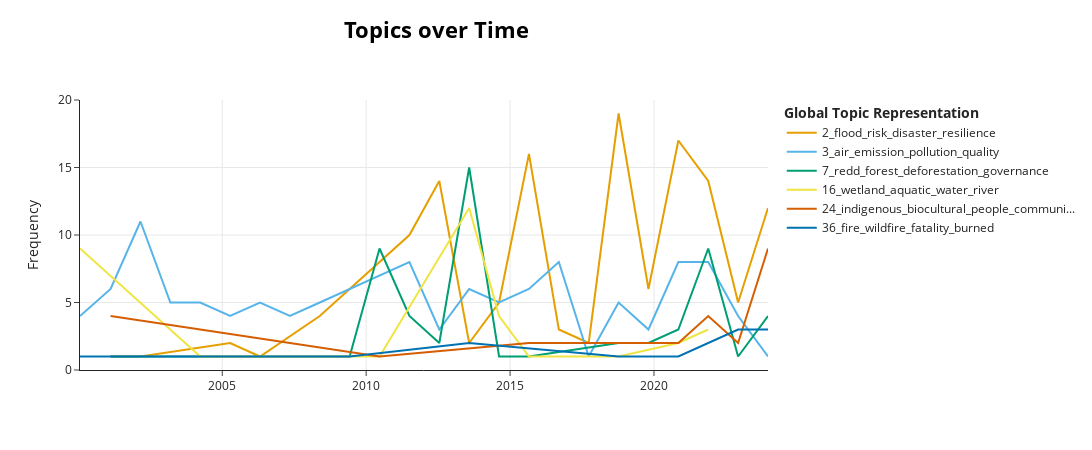

Notebook code cell kept with this figure:
### Code cell
topics_over_time = topic_model.topics_over_time(pp.X.apply(lambda x: ' '.join(x)), data.pub_date, nr_bins=24)

topic_model.visualize_topics_over_time(topics_over_time, topics=[2, 36, 16, 3, 7, 24])

### Figure 1 — Plotly figure (JSON) as saved in the notebook; plotly's stock layout.template omitted (floating-point values rounded to 4 significant figures)
{"data": [{"hoverinfo": "text", "hovertext": ["<b>Topic 2</b><br>Words: crisis, model, famine, susceptibility, calibrated", "<b>Topic 2</b><br>Words: flooding, site, runoff, risk, dam", "<b>Topic 2</b><br>Words: sdf, transnational, flood, hydrogeological, hsp", "<b>Topic 2</b><br>Words: tsunami, vulnerability, postdisaster, coastal, sri", "<b>Topic 2</b><br>Words: flood, risk, loss, disaster, fatality", "<b>Topic 2</b><br>Words: flood, risk, flash, resilience, storm", "<b>Topic 2</b><br>Words: flood, migration, disaster, warning, event", "<b>Topic 2</b><br>Words: flood, drm, risk, response, frequency", "<b>Topic 2</b><br>Words: flood, risk, citizen, disaster, management", "<b>Topic 2</b><br>Words: flood, risk, disaster, management, resilience", "<b>Topic 2</b><br>Words: flood, risk, interdisciplinary, austrian, resilience", "<b>Topic 2</b><br>Words: risk, disaster, flood, scale, blame", "<b>Topic 2</b><br>Words: flood, resilience, risk, disaster, knowledge", "<b>Topic 2</b><br>Words: flood, frmps, risk, resilience, nbms", "<b>Topic 2</b><br>Words: flood, disaster, risk, resilience, management", "<b>Topic 2</b><br>Words: flood, risk, disaster, resilience, community", "<b>Topic 2</b><br>Words: flood, disaster, resilience, heritage, risk", "<b>Topic 2</b><br>Words: flood, risk, disaster, evacuation, flooding"], "marker": {"color": "#E69F00"}, "mode": "lines", "name": "2_flood_risk_disaster_resilience", "type": "scatter", "x": ["2001-02-14T04:00:00", "2002-02-28T08:00:00", "2005-04-10T20:00:00", "2006-04-25T00:00:00", "2008-05-22T08:00:00", "2011-07-03T20:00:00", "2012-07-17T00:00:00", "2013-07-31T04:00:00", "2014-08-14T08:00:00", "2015-08-28T12:00:00", "2016-09-10T16:00:00", "2017-09-24T20:00:00", "2018-10-09T00:00:00", "2019-10-23T04:00:00", "2020-11-05T08:00:00", "2021-11-19T12:00:00", "2022-12-03T16:00:00", "2023-12-17T20:00:00"], "y": [1, 1, 2, 1, 4, 10, 14, 2, 5, 16, 3, 2, 19, 6, 17, 14, 5, 12]}, {"hoverinfo": "text", "hovertext": ["<b>Topic 3</b><br>Words: uncertainty, air, emission, ozone, inventory", "<b>Topic 3</b><br>Words: emission, im, uncertainty, program, nh3", "<b>Topic 3</b><br>Words: air, pollution, emission, so2, quality", "<b>Topic 3</b><br>Words: emission, data, industrial, installation, air", "<b>Topic 3</b><br>Words: emission, air, uncertainty, acid, pollution", "<b>Topic 3</b><br>Words: uncertainty, load, exceedance, emission, critical", "<b>Topic 3</b><br>Words: emission, nh3, air, concentration, reduction", "<b>Topic 3</b><br>Words: air, pollution, emission, voc, airnet", "<b>Topic 3</b><br>Words: eei, emission, air, uncertainty, pm", "<b>Topic 3</b><br>Words: air, emission, ozone, abatement, nox", "<b>Topic 3</b><br>Words: air, concentration, pollution, quality, pm25", "<b>Topic 3</b><br>Words: air, pollution, emission, pollutant, quality", "<b>Topic 3</b><br>Words: nh3, emission, air, pollution, calculation", "<b>Topic 3</b><br>Words: load, air, emission, critical, o3", "<b>Topic 3</b><br>Words: emission, air, ozone, concentration, pm25", "<b>Topic 3</b><br>Words: air, pollution, expert, traffic, concentration", "<b>Topic 3</b><br>Words: air, quality, pollution, emission, iam", "<b>Topic 3</b><br>Words: air, uk, quality, local, laqm", "<b>Topic 3</b><br>Words: air, pollution, quality, health, emission", "<b>Topic 3</b><br>Words: air, pollution, text, coevolutionary, sciencepolicy", "<b>Topic 3</b><br>Words: air, pollution, quality, pm25, data", "<b>Topic 3</b><br>Words: air, pollution, emission, quality, pufpas", "<b>Topic 3</b><br>Words: air, aq, pollution, beijing, hebei", "<b>Topic 3</b><br>Words: satellite, air, user, data, end"], "marker": {"color": "#56B4E9"}, "mode": "lines", "name": "3_air_emission_pollution_quality", "type": "scatter", "x": ["2000-01-22T21:36:00", "2001-02-14T04:00:00", "2002-02-28T08:00:00", "2003-03-14T12:00:00", "2004-03-27T16:00:00", "2005-04-10T20:00:00", "2006-04-25T00:00:00", "2007-05-09T04:00:00", "2008-05-22T08:00:00", "2009-06-05T12:00:00", "2010-06-19T16:00:00", "2011-07-03T20:00:00", "2012-07-17T00:00:00", "2013-07-31T04:00:00", "2014-08-14T08:00:00", "2015-08-28T12:00:00", "2016-09-10T16:00:00", "2017-09-24T20:00:00", "2018-10-09T00:00:00", "2019-10-23T04:00:00", "2020-11-05T08:00:00", "2021-11-19T12:00:00", "2022-12-03T16:00:00", "2023-12-17T20:00:00"], "y": [4, 6, 11, 5, 5, 4, 5, 4, 5, 6, 7, 8, 3, 6, 5, 6, 8, 1, 5, 3, 8, 8, 4, 1]}, {"hoverinfo": "text", "hovertext": ["<b>Topic 7</b><br>Words: rfas, forest, agreement, australia, government", "<b>Topic 7</b><br>Words: cameroon, cdm, forestry, development, national", "<b>Topic 7</b><br>Words: lithuania, governance, forest, reform, changeon", "<b>Topic 7</b><br>Words: redd, icdps, subnational, project, conservation", "<b>Topic 7</b><br>Words: redd, forest, deforestation, governance, project", "<b>Topic 7</b><br>Words: redd, forest, national, deforestation, mechanism", "<b>Topic 7</b><br>Words: redd, safeguard, forest, ream, axis", "<b>Topic 7</b><br>Words: redd, forest, deforestation, governance, carbon", "<b>Topic 7</b><br>Words: redd, legal, equity, forest, right", "<b>Topic 7</b><br>Words: redd, driver, benefitsharing, deforestation, forest", "<b>Topic 7</b><br>Words: ff, forest, remnant, forestry, redd", "<b>Topic 7</b><br>Words: redd, forest, deforestation, governance, indicator", "<b>Topic 7</b><br>Words: forest, fsc, deforestation, certification, redd", "<b>Topic 7</b><br>Words: forest, forestry, redd, deforestation, dp", "<b>Topic 7</b><br>Words: concession, monitoring, forest, evaluated, accountability", "<b>Topic 7</b><br>Words: ncp, forest, redd, governance, coproduction"], "marker": {"color": "#009E73"}, "mode": "lines", "name": "7_redd_forest_deforestation_governance", "type": "scatter", "x": ["2001-02-14T04:00:00", "2007-05-09T04:00:00", "2008-05-22T08:00:00", "2009-06-05T12:00:00", "2010-06-19T16:00:00", "2011-07-03T20:00:00", "2012-07-17T00:00:00", "2013-07-31T04:00:00", "2014-08-14T08:00:00", "2015-08-28T12:00:00", "2018-10-09T00:00:00", "2019-10-23T04:00:00", "2020-11-05T08:00:00", "2021-11-19T12:00:00", "2022-12-03T16:00:00", "2023-12-17T20:00:00"], "y": [1, 1, 1, 1, 9, 4, 2, 15, 1, 1, 2, 2, 3, 9, 1, 4]}, {"hoverinfo": "text", "hovertext": ["<b>Topic 16</b><br>Words: wetland, criterion, biological, metal, copper", "<b>Topic 16</b><br>Words: wetland, ybr, emergy, constructed, original", "<b>Topic 16</b><br>Words: indicator, flavour, compliancetesting, nonfisheries, cautionary", "<b>Topic 16</b><br>Words: mitigation, wetland, 2008, regulator, compensatory", "<b>Topic 16</b><br>Words: wetland, management, river, habitat, water", "<b>Topic 16</b><br>Words: wetland, liman, hydrological, biodiversity, intactness", "<b>Topic 16</b><br>Words: blms, metal, bioavailability, eq, wetland", "<b>Topic 16</b><br>Words: wetland, recreational, agriculture, wetlandagriculture, balance", "<b>Topic 16</b><br>Words: wetland, devil, flood, watershed, lake", "<b>Topic 16</b><br>Words: aquatic, chemical, quality, water, wetland", "<b>Topic 16</b><br>Words: wetland, mitigation, stream, abwreta, inkind"], "marker": {"color": "#F0E442"}, "mode": "lines", "name": "16_wetland_aquatic_water_river", "type": "scatter", "x": ["2000-01-22T21:36:00", "2004-03-27T16:00:00", "2006-04-25T00:00:00", "2010-06-19T16:00:00", "2013-07-31T04:00:00", "2014-08-14T08:00:00", "2015-08-28T12:00:00", "2017-09-24T20:00:00", "2018-10-09T00:00:00", "2020-11-05T08:00:00", "2021-11-19T12:00:00"], "y": [9, 1, 1, 1, 12, 4, 1, 1, 1, 2, 3]}, {"hoverinfo": "text", "hovertext": ["<b>Topic 24</b><br>Words: indigenous, people, traditional, comanagement, knowledge", "<b>Topic 24</b><br>Words: right, indigenous, rainforest, redd, tenure", "<b>Topic 24</b><br>Words: indigenous, circumpolar, people, gi, community", "<b>Topic 24</b><br>Words: indigenous, manoomin, localization, norm, right", "<b>Topic 24</b><br>Words: indigenous, biocultural, community, pipeline, people", "<b>Topic 24</b><br>Words: tonga, indigenous, knowledge, practice, community", "<b>Topic 24</b><br>Words: indigenous, people, biocultural, community, knowledge"], "marker": {"color": "#D55E00"}, "mode": "lines", "name": "24_indigenous_biocultural_people_communi...", "type": "scatter", "x": ["2001-02-14T04:00:00", "2010-06-19T16:00:00", "2015-08-28T12:00:00", "2020-11-05T08:00:00", "2021-11-19T12:00:00", "2022-12-03T16:00:00", "2023-12-17T20:00:00"], "y": [4, 1, 2, 2, 4, 2, 9]}, {"hoverinfo": "text", "hovertext": ["<b>Topic 36</b><br>Words: wildfire, threat, fire, unmanaged, brushlands", "<b>Topic 36</b><br>Words: fire, island, prevention, wildfire, aegean", "<b>Topic 36</b><br>Words: fire, fatality, bushfire, saturday, wildfire", "<b>Topic 36</b><br>Words: fire, fatality, occurred, civilian, wildfire", "<b>Topic 36</b><br>Words: fire, tier, ghg, reporting, emission", "<b>Topic 36</b><br>Words: fire, pantanal, continental, deployed, outline", "<b>Topic 36</b><br>Words: fire, violence, amazon, wildfire, management", "<b>Topic 36</b><br>Words: wildfire, fire, interest, lomero, spike", "<b>Topic 36</b><br>Words: fire, wildfire, burned, witness, reserve"], "marker": {"color": "#0072B2"}, "mode": "lines", "name": "36_fire_wildfire_fatality_burned", "type": "scatter", "x": ["2000-01-22T21:36:00", "2008-05-22T08:00:00", "2009-06-05T12:00:00", "2013-07-31T04:00:00", "2018-10-09T00:00:00", "2020-11-05T08:00:00", "2021-11-19T12:00:00", "2022-12-03T16:00:00", "2023-12-17T20:00:00"], "y": [1, 1, 1, 2, 1, 1, 2, 3, 3]}], "layout": {"height": 450, "hoverlabel": {"bgcolor": "white", "font": {"family": "Rockwell", "size": 16}}, "legend": {"title": {"text": "<b>Global Topic Representation"}}, "title": {"font": {"color": "Black", "size": 22}, "text": "<b>Topics over Time</b>", "x": 0.4, "xanchor": "center", "y": 0.95, "yanchor": "top"}, "width": 1250, "xaxis": {"showgrid": true}, "yaxis": {"showgrid": true, "title": {"text": "Frequency"}}}}
